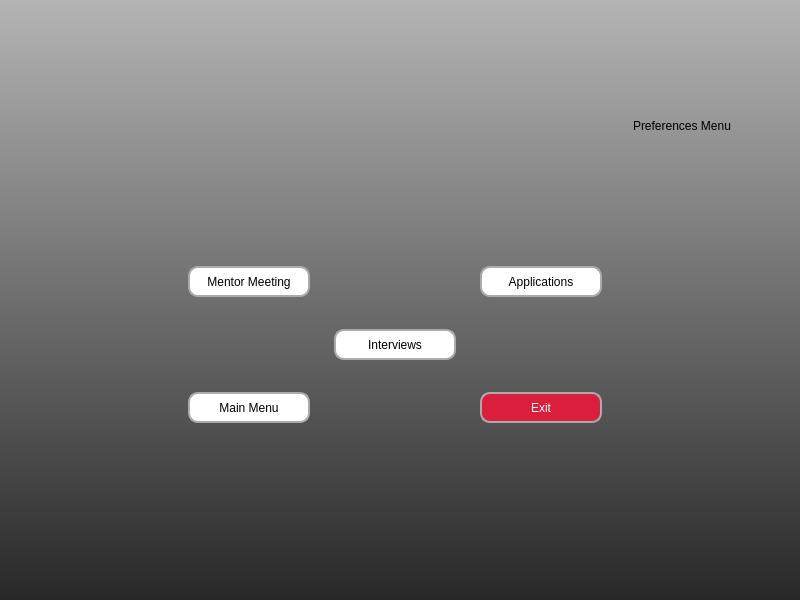
<?xml version="1.0" encoding="UTF-8"?>
<ui version="4.0">
 <class>MainWindow</class>
 <widget class="QMainWindow" name="MainWindow">
  <property name="geometry">
   <rect>
    <x>0</x>
    <y>0</y>
    <width>800</width>
    <height>600</height>
   </rect>
  </property>
  <property name="windowTitle">
   <string>MainWindow</string>
  </property>
  <widget class="QWidget" name="centralwidget">
   <widget class="QLabel" name="label_bg">
    <property name="geometry">
     <rect>
      <x>0</x>
      <y>0</y>
      <width>800</width>
      <height>600</height>
     </rect>
    </property>
    <property name="sizePolicy">
     <sizepolicy hsizetype="Expanding" vsizetype="Expanding">
      <horstretch>0</horstretch>
      <verstretch>0</verstretch>
     </sizepolicy>
    </property>
    <property name="layoutDirection">
     <enum>Qt::LayoutDirection::LeftToRight</enum>
    </property>
    <property name="styleSheet">
     <string notr="true">background-color:qlineargradient(spread:pad, x1:0, y1:1, x2:0, y2:0, stop:0 rgba(40, 40, 40, 255), stop:1 rgba(180, 180, 180, 255))</string>
    </property>
    <property name="text">
     <string/>
    </property>
    <property name="scaledContents">
     <bool>false</bool>
    </property>
    <property name="alignment">
     <set>Qt::AlignmentFlag::AlignHCenter|Qt::AlignmentFlag::AlignTop</set>
    </property>
   </widget>
   <widget class="QWidget" name="layoutWidget">
    <property name="geometry">
     <rect>
      <x>10</x>
      <y>80</y>
      <width>721</width>
      <height>92</height>
     </rect>
    </property>
    <layout class="QHBoxLayout" name="horizontalLayout">
     <item>
      <widget class="QLabel" name="label">
       <property name="maximumSize">
        <size>
         <width>350</width>
         <height>90</height>
        </size>
       </property>
       <property name="text">
        <string/>
       </property>
       <property name="pixmap">
        <pixmap>../images/logo_720.png</pixmap>
       </property>
       <property name="scaledContents">
        <bool>true</bool>
       </property>
      </widget>
     </item>
     <item>
      <spacer name="horizontalSpacer_2">
       <property name="orientation">
        <enum>Qt::Orientation::Horizontal</enum>
       </property>
       <property name="sizeHint" stdset="0">
        <size>
         <width>40</width>
         <height>20</height>
        </size>
       </property>
      </spacer>
     </item>
     <item>
      <widget class="QLabel" name="label_2">
       <property name="styleSheet">
        <string notr="true">color:black;

font: italic 28pt &quot;Harlow Solid&quot;;</string>
       </property>
       <property name="text">
        <string>Preferences Menu</string>
       </property>
       <property name="alignment">
        <set>Qt::AlignmentFlag::AlignCenter</set>
       </property>
      </widget>
     </item>
    </layout>
   </widget>
   <widget class="QWidget" name="layoutWidget">
    <property name="geometry">
     <rect>
      <x>170</x>
      <y>240</y>
      <width>451</width>
      <height>211</height>
     </rect>
    </property>
    <layout class="QGridLayout" name="gridLayout">
     <item row="2" column="0">
      <widget class="QPushButton" name="button_main">
       <property name="minimumSize">
        <size>
         <width>121</width>
         <height>31</height>
        </size>
       </property>
       <property name="maximumSize">
        <size>
         <width>122</width>
         <height>31</height>
        </size>
       </property>
       <property name="styleSheet">
        <string notr="true">
QPushButton{
color:rgb(0, 0, 0);
background-color: rgb(255, 255, 255);
border-radius: 10px;
border: 2px solid rgb(171, 171, 171);
}
QPushButton:hover {
    background-color:rgb(255, 226, 229);
}
QPushButton:pressed {
    background-color: rgb(218, 30, 60);
	color: rgb(255, 255, 255)
}</string>
       </property>
       <property name="text">
        <string>Main Menu</string>
       </property>
      </widget>
     </item>
     <item row="2" column="2">
      <widget class="QPushButton" name="button_exit">
       <property name="sizePolicy">
        <sizepolicy hsizetype="Fixed" vsizetype="Fixed">
         <horstretch>0</horstretch>
         <verstretch>0</verstretch>
        </sizepolicy>
       </property>
       <property name="minimumSize">
        <size>
         <width>121</width>
         <height>31</height>
        </size>
       </property>
       <property name="maximumSize">
        <size>
         <width>122</width>
         <height>31</height>
        </size>
       </property>
       <property name="styleSheet">
        <string notr="true">
QPushButton{
    background-color: rgb(218, 30, 60);
	color: rgb(255, 255, 255);
border-radius: 10px;
border: 2px solid rgb(171, 171, 171);

}
QPushButton:hover {
color:black;
    background-color:rgb(255, 226, 229);
}
QPushButton:pressed {
    color:rgb(0, 0, 0);
background-color: rgb(255, 255, 255);

}</string>
       </property>
       <property name="text">
        <string>Exit</string>
       </property>
      </widget>
     </item>
     <item row="1" column="1">
      <widget class="QPushButton" name="button_int">
       <property name="minimumSize">
        <size>
         <width>121</width>
         <height>31</height>
        </size>
       </property>
       <property name="maximumSize">
        <size>
         <width>122</width>
         <height>31</height>
        </size>
       </property>
       <property name="styleSheet">
        <string notr="true">
QPushButton{
color:rgb(0, 0, 0);
background-color: rgb(255, 255, 255);
border-radius: 10px;
border: 2px solid rgb(171, 171, 171);
}
QPushButton:hover {
    background-color:rgb(255, 226, 229);
}
QPushButton:pressed {
    background-color: rgb(218, 30, 60);
	color: rgb(255, 255, 255)
}
</string>
       </property>
       <property name="text">
        <string>Interviews</string>
       </property>
      </widget>
     </item>
     <item row="0" column="2">
      <widget class="QPushButton" name="button_app">
       <property name="minimumSize">
        <size>
         <width>121</width>
         <height>31</height>
        </size>
       </property>
       <property name="maximumSize">
        <size>
         <width>122</width>
         <height>31</height>
        </size>
       </property>
       <property name="styleSheet">
        <string notr="true">
QPushButton{
color:rgb(0, 0, 0);
background-color: rgb(255, 255, 255);
border-radius: 10px;
border: 2px solid rgb(171, 171, 171);
}
QPushButton:hover {
    background-color:rgb(255, 226, 229);
}
QPushButton:pressed {
    background-color: rgb(218, 30, 60);
	color: rgb(255, 255, 255)
}</string>
       </property>
       <property name="text">
        <string>Applications</string>
       </property>
      </widget>
     </item>
     <item row="0" column="0">
      <widget class="QPushButton" name="button_mentor">
       <property name="minimumSize">
        <size>
         <width>121</width>
         <height>31</height>
        </size>
       </property>
       <property name="maximumSize">
        <size>
         <width>122</width>
         <height>31</height>
        </size>
       </property>
       <property name="styleSheet">
        <string notr="true">
QPushButton{
color:rgb(0, 0, 0);
background-color: rgb(255, 255, 255);
border-radius: 10px;
border: 2px solid rgb(171, 171, 171);
}
QPushButton:hover {
    background-color:rgb(255, 226, 229);
}
QPushButton:pressed {
    background-color: rgb(218, 30, 60);
	color: rgb(255, 255, 255)
}</string>
       </property>
       <property name="text">
        <string>Mentor Meeting</string>
       </property>
      </widget>
     </item>
    </layout>
   </widget>
  </widget>
 </widget>
 <resources/>
 <connections/>
</ui>
